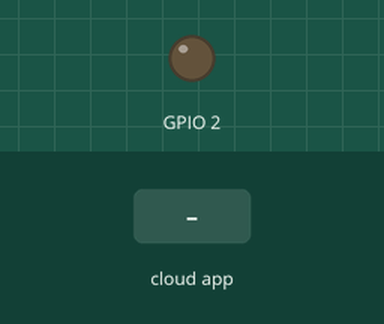
This sketch was run on a simulated ESP8266 (NodeMCU). Shown: output pins drawn as LEDs (lit = HIGH). The test bench sets the inputs (shaded band). WiFi joins after 1.5 s; servers stay silent unless stated; no MQTT or app messages arrive unless stated; what the sketch prints to the serial monitor is not drawn.

Above: at 2.7 s.
2.8 s: the phone or cloud app sets light_temp to ON
At 3.2 s:
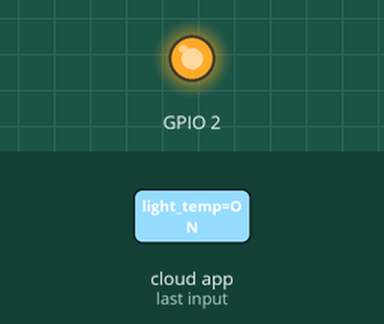
4.3 s: the phone or cloud app sets light_temp to OFF
At 4.6 s:
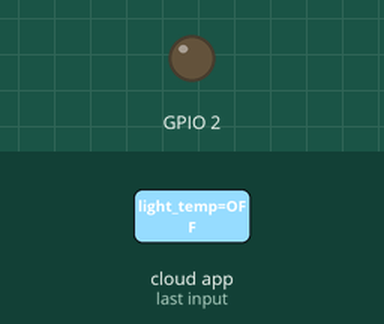
Timing chart, 0 to 7.3 s (numbered marks = the images above; inputs shaded):
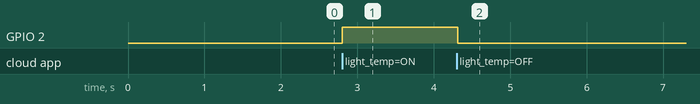

Measured:
- after the input at 2.8 s, GPIO 2: LOW → HIGH at once
- after the input at 4.3 s, GPIO 2: HIGH → LOW at once

The sketch:

esp8266_program.ino
```cpp
#include <ESP8266WiFi.h>
#include "Adafruit_MQTT.h"
#include "Adafruit_MQTT_Client.h"
#include <OneWire.h>
#include <DallasTemperature.h>

#define ONE_WIRE_BUS 0
OneWire oneWire(ONE_WIRE_BUS);
// Pass our oneWire reference to Dallas Temperature.
DallasTemperature sensors(&oneWire);

/************************* WiFi Access Point *********************************/

#define WLAN_SSID       "VuonKhe"
#define WLAN_PASS       "bqll1234"

/************************* Adafruit.io Setup *********************************/

#define AIO_SERVER      "192.168.100.170"
#define AIO_SERVERPORT  1883
#define AIO_USERNAME    ""
#define AIO_KEY         ""

/************ Global State (you don't need to change this!) ******************/

// Create an ESP8266 WiFiClient class to connect to the MQTT server.
WiFiClient client;

// Store the MQTT server, username, and password in flash memory.
// This is required for using the Adafruit MQTT library.
const char MQTT_SERVER[] PROGMEM    = AIO_SERVER;
const char MQTT_USERNAME[] PROGMEM  = AIO_USERNAME;
const char MQTT_PASSWORD[] PROGMEM  = AIO_KEY;

// Setup the MQTT client class by passing in the WiFi client and MQTT server and login details.
Adafruit_MQTT_Client mqtt(&client, MQTT_SERVER, AIO_SERVERPORT, MQTT_USERNAME, MQTT_PASSWORD);

/****************************** Feeds ***************************************/

// Setup a feed called 'photocell' for publishing.
// Notice MQTT paths for AIO follow the form: <username>/feeds/<feedname>
const char PHOTOCELL_FEED[] PROGMEM = AIO_USERNAME "/saytinh/myhome/temp";
Adafruit_MQTT_Publish photocell = Adafruit_MQTT_Publish(&mqtt, PHOTOCELL_FEED);

// Setup a feed called 'onoff' for subscribing to changes.
const char ONOFF_FEED[] PROGMEM = AIO_USERNAME "/saytinh/myhome/light_temp";
Adafruit_MQTT_Subscribe onoffbutton = Adafruit_MQTT_Subscribe(&mqtt, ONOFF_FEED);

// Publish connection status to broker
const char LWT_FEED[] PROGMEM = AIO_USERNAME "/saytinh/myhome/light_temp/lwt";
Adafruit_MQTT_Publish lwt = Adafruit_MQTT_Publish(&mqtt, LWT_FEED);

/*************************** Sketch Code ************************************/

void setup() {
  Serial.begin(115200);
  delay(10);

  // Connect to WiFi access point.
  Serial.println(); Serial.println();
  Serial.print("Connecting to ");
  Serial.println(WLAN_SSID);

  WiFi.begin(WLAN_SSID, WLAN_PASS);
  while (WiFi.status() != WL_CONNECTED) {
    delay(500);
    Serial.print(".");
  }
  Serial.println();

  Serial.println("WiFi connected");
  Serial.println("IP address: "); Serial.println(WiFi.localIP());

  // Setup MQTT subscription for onoff feed.
  mqtt.subscribe(&onoffbutton);

  pinMode(2, OUTPUT);
  // Start up the library
  sensors.begin();

  //Set last will statement to broker, retain = 0
  mqtt.will("/saytinh/myhome/light_temp/lwt", "offline", 0, 0);

}

uint32_t x=0;

void loop() {
  // Ensure the connection to the MQTT server is alive (this will make the first
  // connection and automatically reconnect when disconnected).  See the MQTT_connect
  // function definition further below.
  MQTT_connect();

  // this is our 'wait for incoming subscription packets' busy subloop
  Adafruit_MQTT_Subscribe *subscription;
  while ((subscription = mqtt.readSubscription(2000))) {
    if (subscription == &onoffbutton) {
      Serial.print(F("Got: "));
      Serial.println((char *)onoffbutton.lastread);
        String rec_data = (char *)onoffbutton.lastread;
        if (rec_data == "ON")
          digitalWrite(2, HIGH);
        else if (rec_data == "OFF")
          digitalWrite(2, LOW);
        else
          pub_temp();
    }
  }

  // ping the server to keep the mqtt connection alive
  if(! mqtt.ping()) {
    mqtt.disconnect();
  }

  delay(10);

}

// Function to connect and reconnect as necessary to the MQTT server.
// Should be called in the loop function and it will take care if connecting.
void MQTT_connect() {
  int8_t ret;

  // Stop if already connected.
  if (mqtt.connected()) {
    return;
  }

  Serial.print("Connecting to MQTT... ");

  while ((ret = mqtt.connect()) != 0) { // connect will return 0 for connected
       Serial.println(mqtt.connectErrorString(ret));
       Serial.println("Retrying MQTT connection in 5 seconds...");
       mqtt.disconnect();
       delay(5000);  // wait 5 seconds
  }

  lwt.publish("online");
  Serial.println("MQTT Connected!");
}

void pub_temp() {
  sensors.requestTemperatures();
  int rounded_temp = (int)(sensors.getTempCByIndex(0) + 0.5);   //round temp
  Serial.print("getTempCByIndex(0) is: ");
  Serial.println(rounded_temp);

  // Now we can publish stuff!
  Serial.print(F("\nSending "));
  Serial.print("...");
  if (! photocell.publish(rounded_temp)) {
    Serial.println(F("Failed"));
  } else {
    Serial.println(F("OK!"));
  }
}
```
